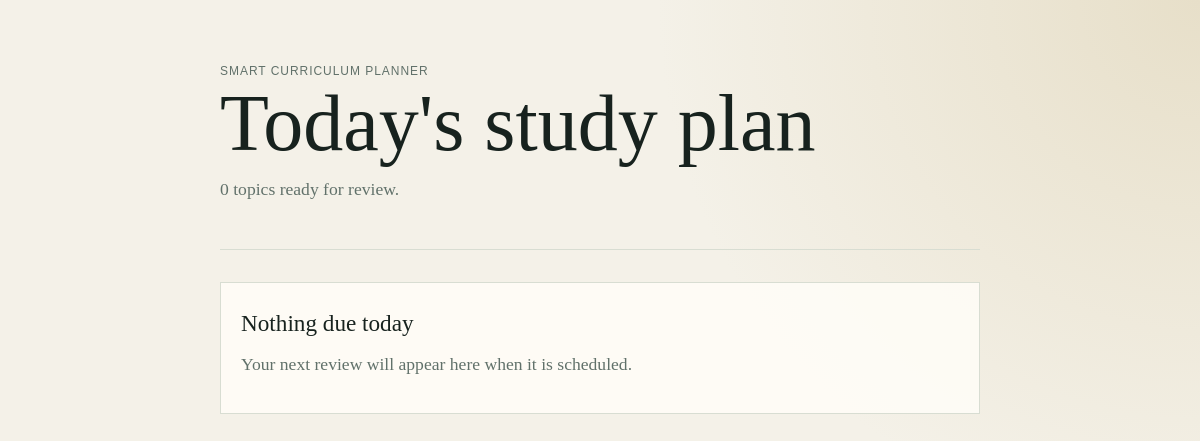
Before: / with the older database file.
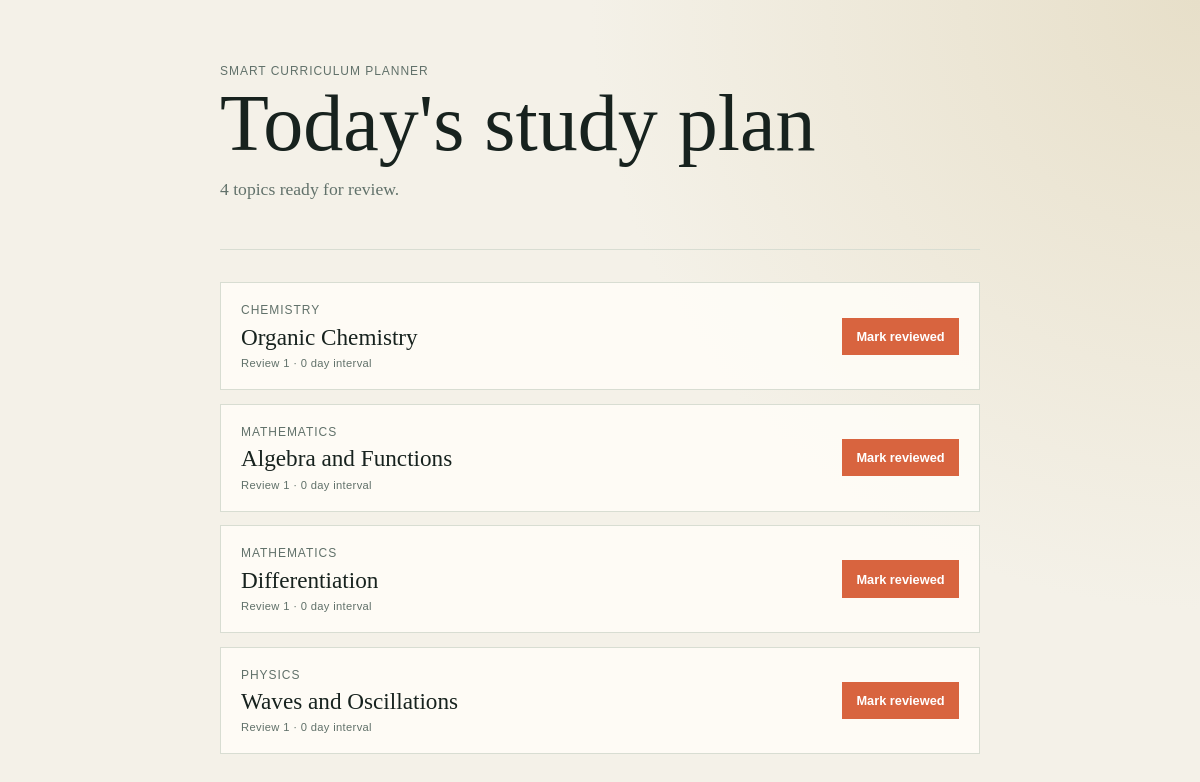
After: the same page with the newer database file.
### app.py (models this page shows, shortened)
class Topic(db.Model):
    id = db.Column(db.Integer, primary_key=True)
    subject = db.Column(db.String(100), nullable=False)       # e.g., "Physics"
    title = db.Column(db.String(150), nullable=False)         # e.g., "Newtonian Mechanics"
    interval = db.Column(db.Integer, default=0)               # Days until next review
    repetition = db.Column(db.Integer, default=0)             # Successful review streak
    ease_factor = db.Column(db.Float, default=2.5)            # Interval multiplier
    due_date = db.Column(db.DateTime, default=datetime.utcnow) # When it should appear on the to-do list
    def review(self):
        """Schedule the next review using a small SM-2-style progression."""
        self.repetition += 1
        if self.repetition == 1:
            self.interval = 1
        elif self.repetition == 2:
            self.interval = 3
        else:
            self.interval = max(1, round(self.interval * self.ease_factor))
        self.due_date = datetime.utcnow() + timedelta(days=self.interval)

### app.py (the view)
@app.route('/')
def index():
    today = datetime.utcnow()
    due_topics = Topic.query.filter(Topic.due_date <= today).order_by(
        Topic.subject, Topic.title
    ).all()
    return render_template('index.html', due_topics=due_topics, today=today)

### templates/index.html (shortened to what this page needs)
{% extends "layout.html" %}
{% block content %}
    <main>
        <header>
            <p class="eyebrow">Smart Curriculum Planner</p>
            <h1>Today's study plan</h1>
            <p class="summary">{{ due_topics|length }} topic{% if due_topics|length != 1 %}s{% endif %} ready for review.</p>
        </header>
        {% if due_topics %}
            <section class="topic-list" aria-label="Topics due for review">
                {% for topic in due_topics %}
                    <article class="topic">
                        <div>
                            <p class="subject">{{ topic.subject }}</p>
                            <h2>{{ topic.title }}</h2>
                            <p class="meta">Review {{ topic.repetition + 1 }} · {{ topic.interval }} day interval</p>
                        </div>
                        <form method="post" action="{{ url_for('review_topic', topic_id=topic.id) }}">
                            <button type="submit">Mark reviewed</button>
                        </form>
                    </article>
                {% endfor %}
            </section>
        {% else %}
            <section class="empty-state">
                <h2>Nothing due today</h2>
                <p>Your next review will appear here when it is scheduled.</p>
            </section>
        {% endif %}
    </main>
{% endblock %}

### templates/layout.html (shortened to what this page needs)
<!DOCTYPE html>
<html lang="en">
    <head>
        <link rel="stylesheet" href="{{ url_for('static', filename='style.css') }}">
    </head>
    <body>
        {% block content %}{% endblock %}
    </body>
</html>

### static/style.css (style rules this page uses)
* { box-sizing: border-box; }
:root { --ink: #17221e; --muted: #61716a; --paper: #f4f1e8; --surface: #fffdf8; --line: #d8ddd2; --accent: #d8643f; --accent-dark: #a53e29; }
body { margin: 0; color: var(--ink); background: radial-gradient(circle at top right, #e7dfc9, var(--paper) 42%); font-family: Georgia, "Times New Roman", serif; }
main { width: min(760px, calc(100% - 2rem)); margin: 0 auto; padding: 4rem 0; }
header { border-bottom: 1px solid var(--line); padding-bottom: 2rem; }
.eyebrow, .subject, .meta { margin: 0; color: var(--muted); font-family: "Trebuchet MS", sans-serif; font-size: 0.75rem; letter-spacing: 0.08em; text-transform: uppercase; }
h1 { margin: 0.45rem 0 0.6rem; font-size: clamp(2.5rem, 8vw, 5rem); font-weight: 400; line-height: 0.95; }
.summary, .empty-state p { color: var(--muted); font-size: 1.1rem; }
.topic-list { display: grid; gap: 0.85rem; margin-top: 2rem; }
.topic, .empty-state { display: flex; align-items: center; justify-content: space-between; gap: 1rem; padding: 1.25rem; border: 1px solid var(--line); background: color-mix(in srgb, var(--surface) 88%, transparent); }
h2 { margin: 0.4rem 0; font-size: 1.45rem; font-weight: 400; }
.meta { font-size: 0.7rem; letter-spacing: 0.03em; text-transform: none; }
button { border: 0; padding: 0.7rem 0.9rem; color: white; background: var(--accent); font: 600 0.8rem "Trebuchet MS", sans-serif; cursor: pointer; }

Changed rows visible on the page:
added Topic: subject "CHEMISTRY", title "Organic Chemistry", topic.repetition+1 "1", interval "0"
added Topic: subject "MATHEMATICS", title "Algebra and Functions", topic.repetition+1 "1", interval "0"
added Topic: subject "MATHEMATICS", title "Differentiation", topic.repetition+1 "1", interval "0"
added Topic: subject "PHYSICS", title "Waves and Oscillations", topic.repetition+1 "1", interval "0"
Other visible differences:
{{ due_topics|length }}: "0" → "4"
text no longer shown: "Nothing due today Your next review will appear here when it is scheduled."
